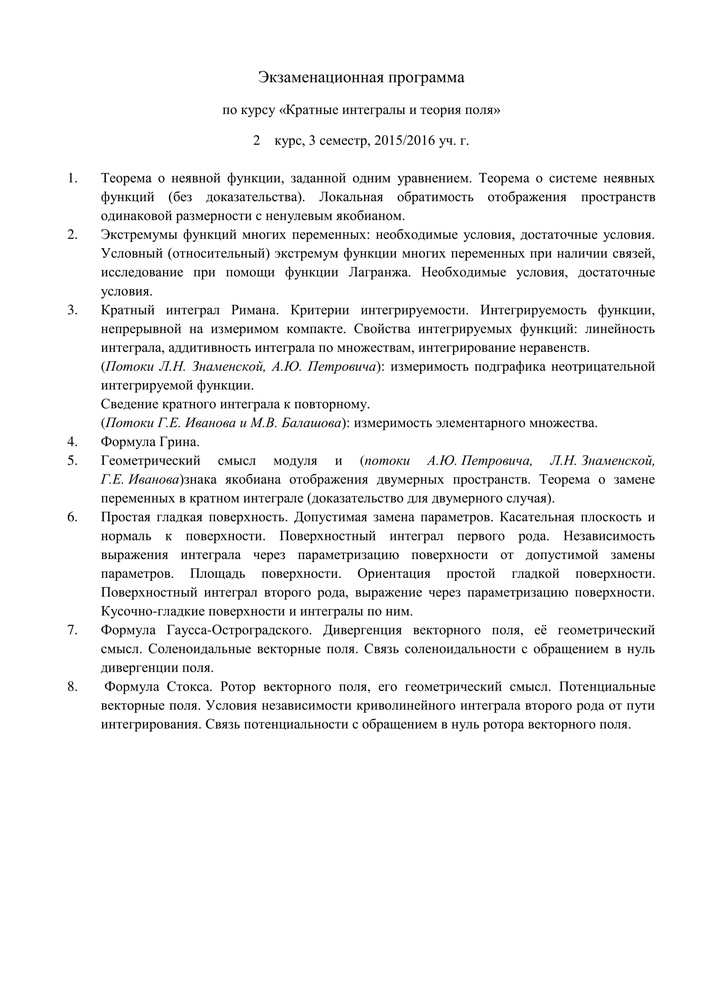
#> input picture resources/exam.jpg, 706 x 999 px, shrunk from 1654 x 2339 before the run, found by its file name
$ jupyter execute --allow-errors segmentator.ipynb   (shell and % lines are left out)   (Python 2 division)   (older library calls are emulated)
#> lines starting #> are read from the running program, lines starting #| are printed output that depends on the picture; after the words box and inside, x2 and y2 are one past the last pixel; in counts of white or black regions, pixels touching at a corner belong together
[cell 1]
import numpy as np

import matplotlib.image as mpimg
import matplotlib.pyplot as plt
import scipy.misc
import cv2
from skimage.measure import label

[cell 2]
def lines_seg(image):
    image = 255 - image
    lined = np.sum(image, 1)
    threshold = 10
    lines_ind = []
    inertion = 0
    cut = False
    k1 = 0
    k2 = 0
    for i in range(lined.size):
        if (lined[i] > threshold)and(not(cut)):
            k1 = i - 4
            cut = True
            inertion = 10
        if (lined[i] < threshold)and(cut)and(inertion == 0):
            k2 = i + 4
            cut = False
            lines_ind.append((k1,k2))
        inertion = max(0, inertion - 1)
    return lines_ind

def words_seg(line):
    line = 255 - line
    size = line.shape[1]
    words_ind = []
    words_hist = np.sum(line, 0)
    threshold = 0
    inertion = 0
    cut = False
    k1 = 0
    k2 = 0
    for i in range(words_hist.size):
        place = words_hist[i]
        for k in range(5):
            place += words_hist[(i+k)%size]
        if (place > threshold)and(not(cut)):
            k1 = i
            cut = True
        if (place <= threshold)and(cut):
            k2 = i
            cut = False
            if (k2 - k1 > 5):
                words_ind.append((k1,k2))
    return words_ind

def chars_seg(word):
    word = 255 - word
    labeled_word = label(word)
    labels = list(set(labeled_word.flatten()))
    labels.remove(0)
    if len(labels) == 1:
        return word
    chars = []
    for i in range(len(labels)):
        chars.append(np.zeros(shape=word.shape))
        filtering = labeled_word ==labels[i]
        chars[i] = 255*filtering
        chars[i] = crop_char(chars[i])
    return chars

def crop_char(char):
    left = 0
    size = 20
    right = char.shape[1] - 1
    bottom = char.shape[0] - 1
    top = 0
    stop = False
    ver = np.sum(char, 1)
    hor = np.sum(char, 0)
    for i in range(char.shape[0]):
        if (ver[i] <> 0)and(not(stop)):
            stop = True
            top = i
        if (ver[i] == 0) and(stop):
            bottom = i
            stop = False
    for i in range(char.shape[1]):
        if (hor[i] <> 0)and(not(stop)):
            stop = True
            left = i
        if (hor[i] == 0) and(stop):
            right = i
            stop = False


    return char[(top+bottom)/2-16:(top+bottom)/2+16,(left+right)/2-15:(left+right)/2+16]

[cell 3]
image = cv2.imread('../resources/exam.jpg',0)
#> image is the input picture: shape (999, 706); min 0, max 255, mean 242.6

[cell 4]
ret, image = cv2.threshold(image, 0, 255, cv2.THRESH_BINARY+cv2.THRESH_OTSU)
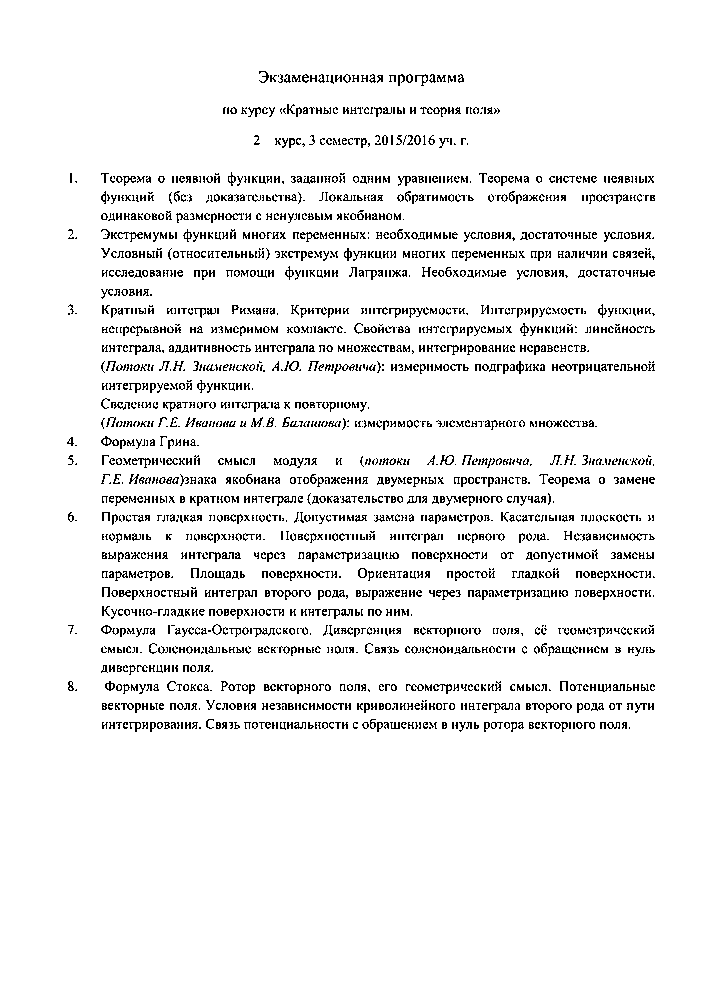
#> image: shape (999, 706); 93.8% white; black in thin lines or dots, all inside (x1, y1, x2, y2) = (67, 71, 655, 732)
#> ret = 171
lines_ind = lines_seg(image)
#> in lines_seg, `lined = np.sum(image, 1)`: lined = 999 values, max 81090 at index 590, min 0 at index 0, mean 11190.6
#> after the loop in lines_seg, `for i in range(lined.size):`: cut = False; inertion = 0; k1 = 715; k2 = 736; lines_ind = 33 pairs, first value 67 to 715, second value 90 to 736
for i in range(len(lines_ind)-1):
    cv2.imwrite('./lines/line' +str(i) + '.png', image[lines_ind[i][0]:lines_ind[i][1]])
#> this loop made 32 passes

[cell 5]
word_im = []
for i in range(len(lines_ind)):
    word_im.append(list())
    line = image[lines_ind[i][0]:lines_ind[i][1]]
    words_ind = words_seg(line)
    for j in range(len(words_ind)):
        word_im[i].append(line[:,words_ind[j][0]:words_ind[j][1]])
#> this loop made 33 passes
#> words_ind on passes 1, 2, 3, 6, 10, 13, 15, 16, 18, 21, 27: [(255, 383), (385, 464)], [(219, 275), (276, 338), (339, 405), (406, 461), (462, 500)], [(250, 260), (271, 315), (316, 370), (371, 456), (457, 468)], [(97, 251), (252, 261), (262, 332), (333, 404)], [(97, 152)], [(98, 164), (165, 333), (334, 414), (415, 515), (516, 589)], [(98, 192), (193, 253)], [(97, 158), (159, 216), (217, 290), (291, 369)], [(63, 77), (97, 155), (156, 199)], [(98, 175), (176, 185), (186, 239), (240, 427), (428, 554)], [(98, 284), (286, 296), (297, 363), (364, 412)]
#> after the loop, word_im = 33 items

[cell 6]
k = 0
chars_im = []
for i in range(len(word_im)):
    chars_im.append(list())
    for j in range(len(word_im[i])):
        chars_im[i].append(list())
        seg = chars_seg(word_im[i][j])
        for k in range(len(seg)):
            chars_im[i][j].append(seg[k])
#> this loop made 33 passes
#> pass 1, in chars_seg, `word = 255 - word`:
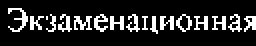
#> word: shape (23, 128) (shown 2 times larger); 15.5% white in thin lines or dots, all inside (x1, y1, x2, y2) = (4, 4, 128, 17)
#> pass 1, in chars_seg, `labeled_word = label(word)`:
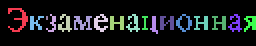
#> labeled_word: shape (23, 128) int64 (shown 2 times larger); 18 distinct labels, from 0 to 17; one colour per label, 0 black
#> pass 1, in chars_seg (call 2), `word = 255 - word`:
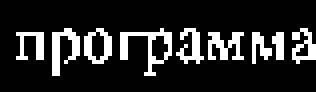
#> word: shape (23, 79) (shown 4 times larger); 15.8% white in thin lines or dots, all inside (x1, y1, x2, y2) = (4, 7, 79, 19)
#> pass 1, in chars_seg (call 2), `labeled_word = label(word)`:
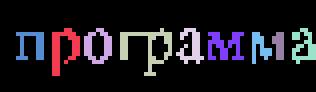
#> labeled_word: shape (23, 79) int64 (shown 4 times larger); 10 distinct labels, from 0 to 9; one colour per label, 0 black

#> (a cell that did not finish here is left out)

[cell 8]
maxshape0 = 0
maxshape1 = 0

[cell 9]
maxshape1

[cell 10]
plt.imshow(chars_im[0][0][0])
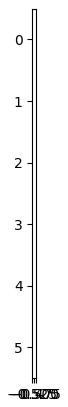
#> figure drawn by matplotlib, 1 panel

[cell 11]
chars_im[0][0][5].shape
#> Out = (5, 31)
